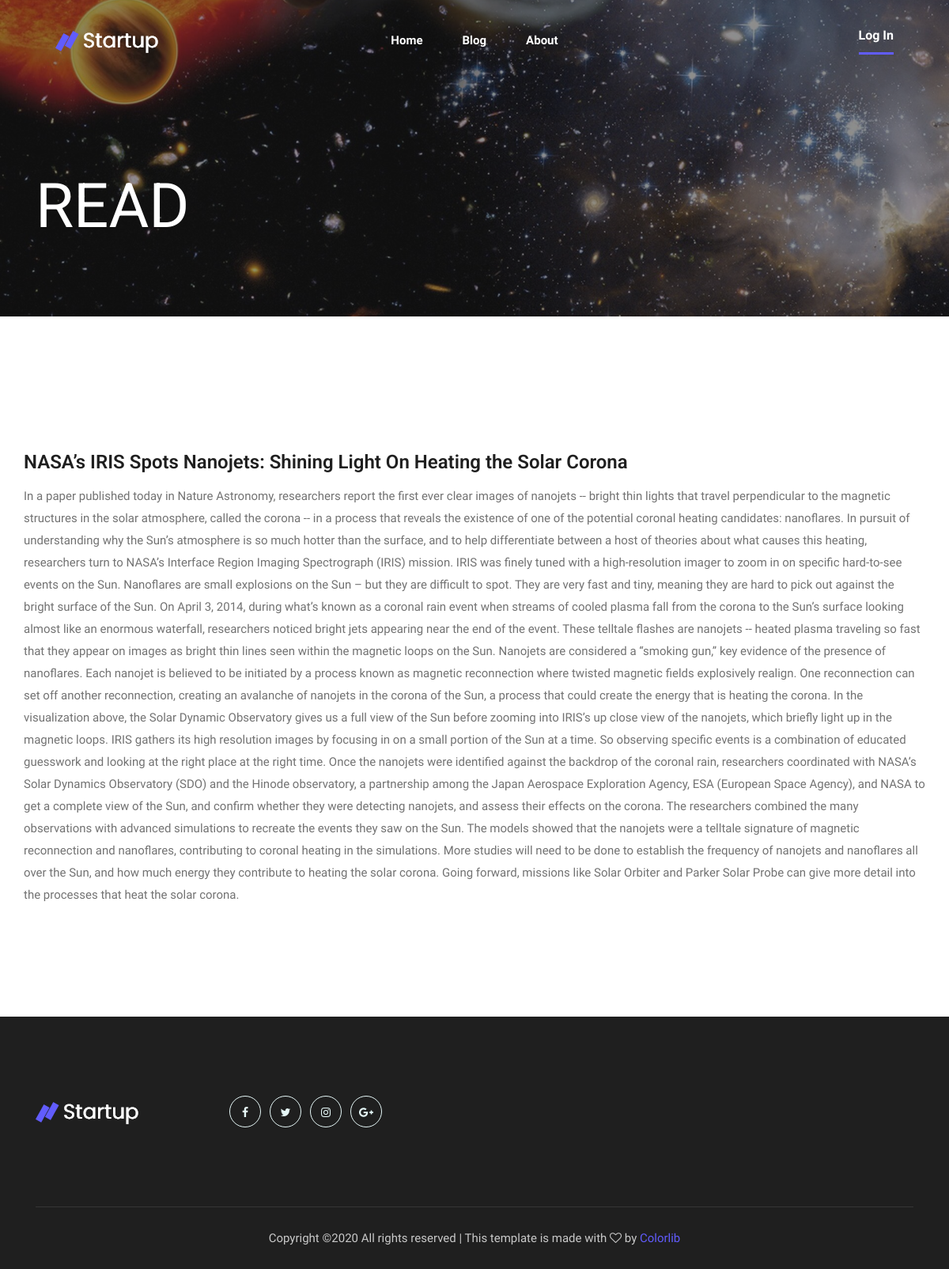
The page /single_blog/1 on the database as committed earlier.
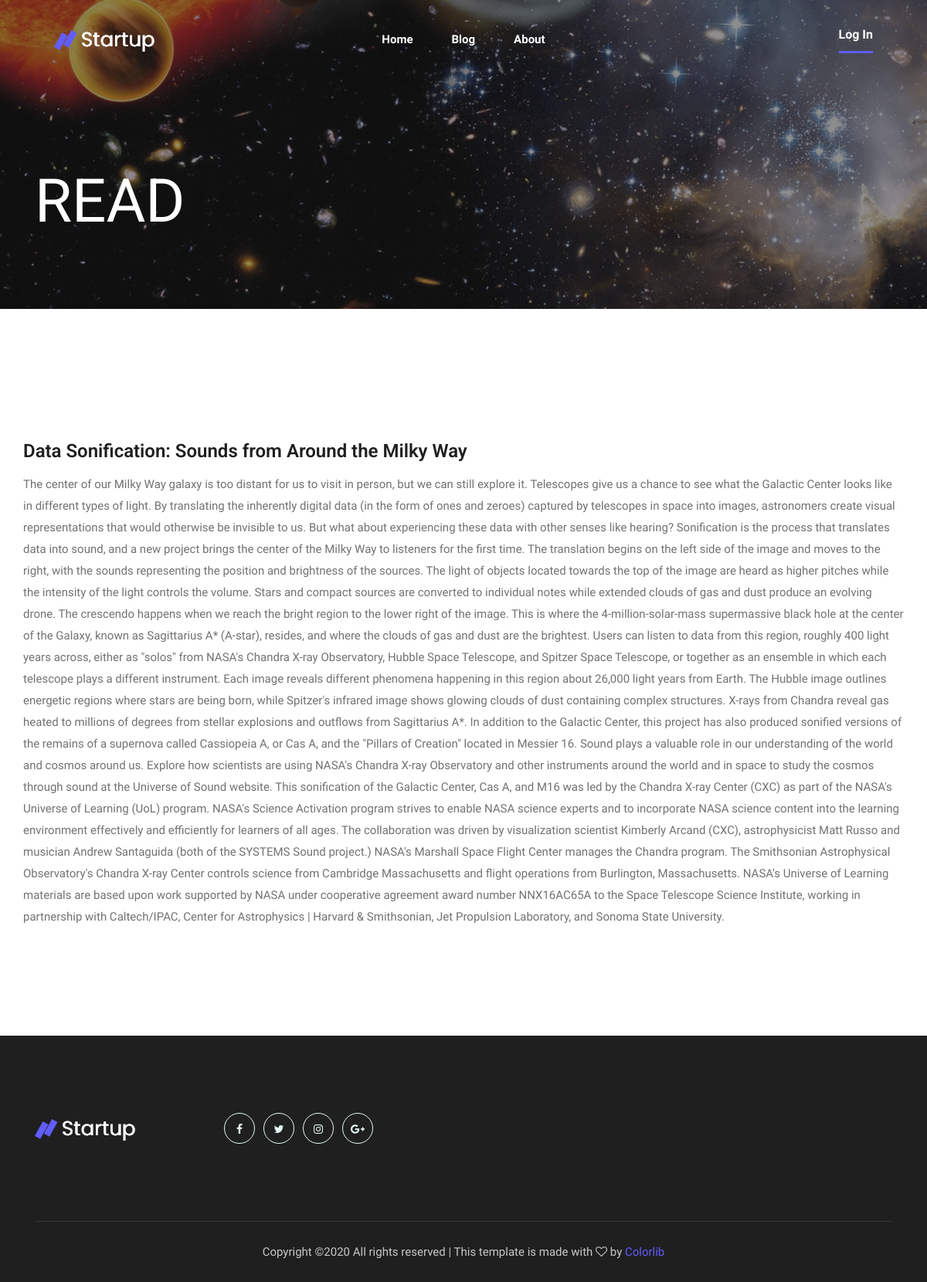
The same page on the database as committed later.
### model.py (models this page shows)
class Blog(Base):
	__tablename__ = 'blog'
	id = Column(Integer, primary_key = True)
	title = Column(String)
	picture = Column(String)
	name = Column(String)
	text = Column(String)
	day = Column(String)
	month = Column(String)

### app.py (the view)
@app.route('/single_blog/<int:blog_id>')
def single_blog_page(blog_id):
	return render_template("single-blog.html", blog = return_blog(blog_id))

### databases.py (called while the page is built)
def return_blog(id):
	session = DBSession()
	blog = session.query(Blog).filter_by(id = id).first()
	return blog

### templates/single-blog.html (shortened to what this page needs)
<!doctype html>
<html class="no-js" lang="zxx">
<head>
   <link rel="stylesheet" href="../static/css/bootstrap.min.css">
   <link rel="stylesheet" href="../static/css/owl.carousel.min.css">
   <link rel="stylesheet" href="../static/css/magnific-popup.css">
   <link rel="stylesheet" href="../static/css/font-awesome.min.css">
   <link rel="stylesheet" href="../static/css/themify-icons.css">
   <link rel="stylesheet" href="../static/css/nice-select.css">
   <link rel="stylesheet" href="../static/css/flaticon.css">
   <link rel="stylesheet" href="../static/css/gijgo.css">
   <link rel="stylesheet" href="../static/css/animate.min.css">
   <link rel="stylesheet" href="../static/css/slicknav.css">
   <link rel="stylesheet" href="../static/css/style.css">
</head>
<body>
    <header>
        <div class="header-area ">
            <div id="sticky-header" class="main-header-area">
                <div class="container-fluid p-0">
                    <div class="row align-items-center no-gutters">
                        <div class="col-xl-2 col-lg-2">
                            <div class="logo-img">
                                <a href="index.html">
                                    <img src="static/img/logo.png" alt="">
                                </a>
                            </div>
                        </div>
                        <div class="col-xl-8 col-lg-8">
                            <div class="main-menu  d-none d-lg-block text-center">
                                <nav>
                                    <ul id="navigation">
                                        <li><a class="active" href="{{url_for('home_page')}}">Home</a></li>
                                        <li><a href="{{url_for('blog_page')}}">Blog</a></li>
                                        <li><a href="{{url_for('about_page')}}">About</a></li>
                                    </ul>
                                </nav>
                            </div>
                        </div>
                        <div class="col-lg-2 d-none d-lg-block">
                            <div class="log_chat_area d-flex align-items-end">
                                <a href="{{url_for('login_page')}}"  class="say_hi">Log In</a>
                            </div>
                        </div>
                        <div class="col-12">
                        </div>
                    </div>
                </div>
            </div>
        </div>
    </header>
  <div class="bradcam_area breadcam_bg_3">
   <div class="container">
     <div class="row">
         <div class="col-xl-12">
             <div class="bradcam_text">
                 <h3>READ</h3>
             </div>
         </div>
     </div>
   </div>
 </div>
   <section class="blog_area single-post-area section-padding">
      <div class="container">
         <div class="row">
               <div class="single-post">
                  <div class="feature-img">
                  </div>
                  <div class="blog_details">
                     <h2>{{blog.title}}</h2>
                     <p class="excert">{{blog.text}}</p>
                  </div>
               </div>
            </div>
         </div>
   </section>
    <footer class="footer">
      <div class="footer_top">
          <div class="container">
              <div class="row align-items-center">
                  <div class="col-lg-2 col-md-3">
                      <div class="footer_logo wow fadeInRight" data-wow-duration="1s" data-wow-delay=".3s">
                          <a href="index.html">
                              <img src="../static/img/logo.png" alt="">
                          </a>
                      </div>
                  </div>
                  <div class="col-lg-3 col-md-12">
                      <div class="socail_links">
                          <ul>
                              <li><a class="wow fadeInUp" data-wow-duration="1s" data-wow-delay=".3s" href="#"> <i class="fa fa-facebook"></i> </a></li>
                              <li><a class="wow fadeInUp" data-wow-duration="1s" data-wow-delay=".4s" href="#"> <i class="fa fa-twitter"></i> </a></li>
                              <li><a class="wow fadeInUp" data-wow-duration="1s" data-wow-delay=".5s" href="#"> <i class="fa fa-instagram"></i> </a></li>
                              <li><a class="wow fadeInUp" data-wow-duration="1s" data-wow-delay=".6s" href="#"> <i class="fa fa-google-plus"></i> </a></li>
                          </ul>
                      </div>
                  </div>
              </div>
          </div>
      </div>
      <div class="copy-right_text">
          <div class="container">
              <div class="footer_border"></div>
              <div class="row">
                  <div class="col-xl-12">
                      <p class="copy_right text-center wow fadeInUp" data-wow-duration="1s" data-wow-delay="1.3s">
Copyright &copy;<script>document.write(new Date().getFullYear());</script> All rights reserved | This template is made with <i class="fa fa-heart-o" aria-hidden="true"></i> by <a href="https://colorlib.com" target="_blank">Colorlib</a>
                      </p>
                  </div>
              </div>
          </div>
      </div>
  </footer>
</body>
</html>

Rows that differ between the two databases and show on the page:
changed Blog: title "NASA’s IRIS Spots Nanojets: Shining Light On Heating the Solar Corona" → "Data Sonification: Sounds from Around the Milky Way"; text "In a paper published today in Nature Astronomy, researchers report the first ever clear images of nanojets -- bright thin lights that travel perpendicular to the magnetic structures in the solar atmosphere, called the corona -- in a process that reveals the existence of one of the potential coronal heating candidates: nanoflares. In pursuit of understanding why the Sun’s atmosphere is so much hotter than the surface, and to help differentiate between a host of theories about what causes this heating, researchers turn to NASA’s Interface Region Imaging Spectrograph (IRIS) mission. IRIS was finely tuned with a high-resolution imager to zoom in on specific hard-to-see events on the Sun.…" → "The center of our Milky Way galaxy is too distant for us to visit in person, but we can still explore it. Telescopes give us a chance to see what the Galactic Center looks like in different types of light. By translating the inherently digital data (in the form of ones and zeroes) captured by telescopes in space into images, astronomers create visual representations that would otherwise be invisible to us. But what about experiencing these data with other senses like hearing? Sonification is the process that translates data into sound, and a new project brings the center of the Milky Way to listeners for the first time. The translation begins on the left side of the image and moves to the…"
